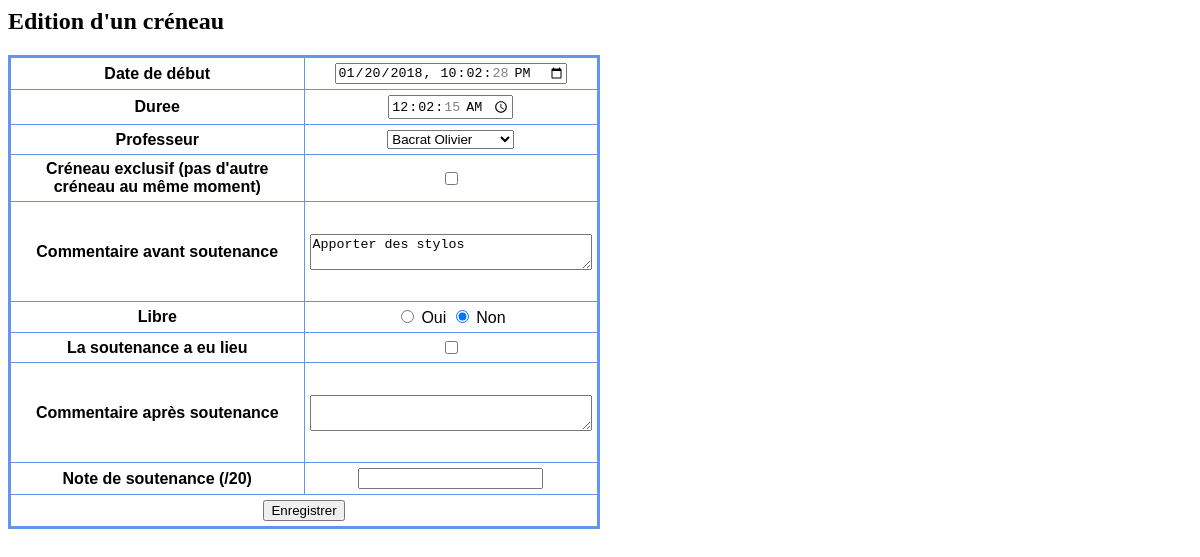
The app's page /View/editCreneau.php?cmd=update&item=1 with its own data.
### tables this page shows
CREATE TABLE `creneau` (
  `id` int(11) NOT NULL,
  `idProf` int(11) NOT NULL,
  `dateDebut` timestamp NOT NULL DEFAULT CURRENT_TIMESTAMP ON UPDATE CURRENT_TIMESTAMP,
  `duree` float NOT NULL DEFAULT '0',
  `exclusivite` tinyint(1) NOT NULL DEFAULT '0',
  `datePublic` timestamp NOT NULL DEFAULT '0000-00-00 00:00:00',
  `libre` tinyint(1) NOT NULL DEFAULT '0',
  `commentaireAvant` varchar(50) NOT NULL,
  `aEuLieu` tinyint(1) NOT NULL DEFAULT '0',
  `commentaireApres` varchar(50) DEFAULT NULL,
  `note` int(11) DEFAULT NULL
);

### Model/functions.inc.php (called while the page is built, shortened)
<?php
    function getProfesseurs($cnxDb){
        $requeteBDD = "SELECT * FROM professeur";
        $profBDD = mysqli_query($cnxDb, $requeteBDD);
        return $profBDD;
    }
    function getCreneauByItem($cnxDb,$item){
        $query = "SELECT * FROM creneau WHERE id = $item ";
        if (!$result = mysqli_query($cnxDb,$query)){
            echo mysqli_error();
        }
        return mysqli_fetch_object($result);
    }

### Controller/creneauController.php (called while the page is built, shortened)
<?php
    require_once "../Model/setup.inc.php";
    require_once "../Model/functions.inc.php";
    $listeProfs = Array();
    $profBDD = getProfesseurs($cnxDb);
    if($profBDD!= FALSE){
        while ($row = $profBDD->fetch_assoc()) {
            $listeProfs[$row["idProf"]]=["nom" => $row ["nom"],"prenom"=>$row["prenom"]];
        }
    }

### View/editCreneau.php (the view, shortened to what this page needs)
<?php
require_once "header.inc.php";
include "../Model/setup.inc.php";
include "../Controller/creneauController.php";
$cmd = filter_input(INPUT_GET, 'cmd',FILTER_SANITIZE_STRING);
$item = filter_input(INPUT_GET, 'item',FILTER_SANITIZE_NUMBER_INT);
if ($cmd == 'update' && $item != 0){
    $unCreneau = getCreneauByItem($cnxDb,$item);
}
?>
<!DOCTYPE html>
<html>
    <head>
        <meta name="description" content="165c. uniques"> </head>
    <body>
        <h2>Edition d'un créneau</h2>
        <form name="creneau" action="creneaux.php" method="POST">
            <table width="80%">
                <tr>
                    <td>
                        <b>Date de début</b>
                    </td>
                    <td>
                    <input type="datetime-local" name="dateC" value="<?php
                    echo date('Y-m-d\TH:i:s', strtotime($unCreneau->dateDebut));
                    ?>">
                    </td>
                </tr>
                <tr>
                    <td>
                        <b>Duree</b>
                    </td>
                    <td>
                        <input type="time" name="duree" value=<?php echo gmdate("H:i:s", $unCreneau->duree);?>>
                </tr>
                <tr>
                    <td>
                        <b>Professeur</b>
                    </td>
                    <td>
                    <?php if(!empty($listeProfs)){ ?>
                    <select name='prof'>
                        <?php foreach ($listeProfs as $keyP => $value){
                            echo "<option value='".$keyP."'>".$value['nom']." ".$value['prenom']."</option>";
                        }
                    }?>
                    </select>
                    </td>
                </tr>
                <tr>
                    <td>
                        <b>Créneau exclusif (pas d'autre créneau au même moment)</b>
                    </td>
                    <td>
                        <input type="checkbox" name="exclusif" value = "Y" <?php if ($unCreneau->exclusivite == true)echo "checked" ?>>
                    </td>
                </tr>
                <tr height="100">
                    <td>
                        <b>Commentaire avant soutenance</b>
                    </td>
                    <td>
                        <textarea style="width : 100% ; height : 100%" name="commentaireAvant"><?php echo $unCreneau->commentaireAvant ?></textarea>
                    </td>
                </tr>
                <tr>
                    <td>
                        <b>Libre</b>
                    </td>
                    <td>
                        <input type="radio" name="libre" value="Y" <?php if ($unCreneau->libre == true) echo "checked" ?> /> Oui
                        <input type="radio" name="libre" value="N" <?php if ($unCreneau->libre == false) echo "checked" ?> /> Non
                    </td>
                </tr>
                <tr>
                    <td>
                        <b>La soutenance a eu lieu</b>
                    </td>
                    <td>
                        <input type="checkbox" name="libre" value = "Y" <?php if ($unCreneau->aEuLieu == true)echo "checked" ?>>
                    </td>
                </tr>
                <tr height="100">
                    <td>
                        <b>Commentaire après soutenance</b>
                    </td>
                    <td>
                        <textarea style="width : 100% ; height : 100%" name="commentaireAprès"><?php echo $unCreneau->commentaireApres ?></textarea>
                    </td>
                </tr>
                <tr>
                    <td>
                        <b>Note de soutenance (/20)</b>
                    </td>
                    <td>
                        <input type="number" max=20 name="duree" value=<?php echo $unCreneau->note;?>>
                </tr>
                <tr>
                    <td colspan="2">
                        <input type="submit" name="submit" value="Enregistrer" />
                    </td>
                </tr>
            </table>
        </form>
    </body>
</html>

### View/style.css (style rules this page uses)
table { border: medium solid #6495ed; border-collapse: collapse; width: 50%; }
td { font-family: sans-serif; border: thin solid #6495ed; width: 50%; padding: 5px; text-align: center; background-color: #ffffff; }

### records on screen
creneau: dateC "01/20/2018 22:02:28", duree "00:02:15", commentaireAvant "Apporter des stylos", libre "☑"

### other values on screen
form field prof "Bacrat Olivier"
